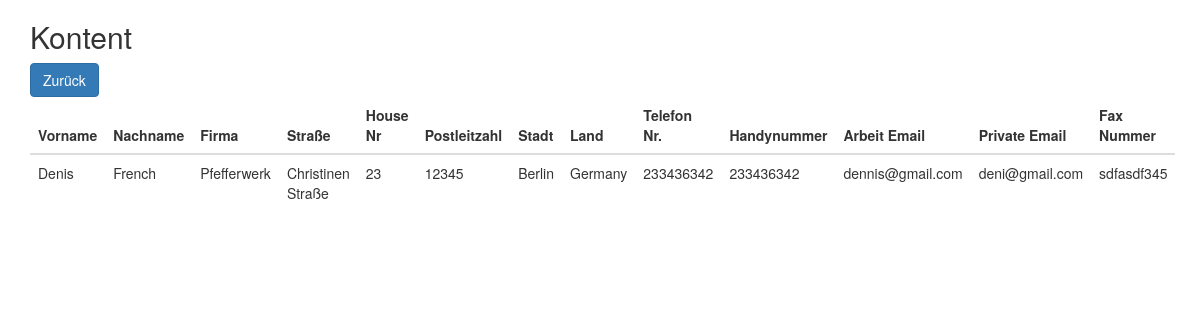
The page /weiter.php?id=1 (signed in) on the database its author committed.
### tables this page shows
CREATE TABLE `info` (
  `ID` int(11) NOT NULL,
  `firstName` varchar(50) DEFAULT NULL,
  `lastName` varchar(50) DEFAULT NULL,
  `company` varchar(255) DEFAULT NULL,
  `street` varchar(255) DEFAULT NULL,
  `houseNr` varchar(50) DEFAULT NULL,
  `postalNr` varchar(50) DEFAULT NULL,
  `city` varchar(255) DEFAULT NULL,
  `country` varchar(255) DEFAULT NULL,
  `phoneNr` varchar(255) DEFAULT NULL,
  `mobileNr` varchar(255) DEFAULT NULL,
  `publicEmail` varchar(255) DEFAULT NULL,
  `privateEmail` varchar(255) DEFAULT NULL,
  `faxNumber` varchar(255) DEFAULT NULL
);

### weiter.php (the view, shortened to what this page needs)
<?php
include "database.php";
$id = isset($_GET['id']) ? intval($_GET['id']) : 0;
if ($id > 0) {
    $sql = "SELECT * FROM info WHERE ID = $id";
    $result = $conn->query($sql);
} else {
    $result = null;
}
?>
<!DOCTYPE html>
<html>
<head>
    <link rel="stylesheet" href="https://maxcdn.bootstrapcdn.com/bootstrap/3.4.0/css/bootstrap.min.css">
</head>
<body>
    <div class="container">
        <h2>Kontent</h2>
        <div class="form-btn">
            <a href="index.php" class="btn btn-primary">Zurück</a>
        </div>
        <table class="table">
            <thead>
                <tr>
                    <th>Vorname</th>
                    <th>Nachname</th>
                    <th>Firma</th>
                    <th>Straße</th>
                    <th>House Nr</th>
                    <th>Postleitzahl</th>
                    <th>Stadt</th>
                    <th>Land</th>
                    <th>Telefon Nr.</th>
                    <th>Handynummer</th>
                    <th>Arbeit Email</th>
                    <th>Private Email</th>
                    <th>Fax Nummer</th>
                </tr>
            </thead>
            <tbody>
                <?php
                if ($result && $result->num_rows > 0) {
                    while ($row = $result->fetch_assoc()) {
                ?>
                        <tr>
                            <td><?php echo $row['firstName']; ?></td>
                            <td><?php echo $row['lastName']; ?></td>
                            <td><?php echo $row['company']; ?></td>
                            <td><?php echo $row['street']; ?></td>
                            <td><?php echo $row['houseNr']; ?></td>
                            <td><?php echo $row['postalNr']; ?></td>
                            <td><?php echo $row['city']; ?></td>
                            <td><?php echo $row['country']; ?></td>
                            <td><?php echo $row['phoneNr']; ?></td>
                            <td><?php echo $row['mobileNr']; ?></td>
                            <td><?php echo $row['publicEmail']; ?></td>
                            <td><?php echo $row['privateEmail']; ?></td>
                            <td><?php echo $row['faxNumber']; ?></td>
                        </tr>
                <?php
                    }
                } else {
                    echo "<tr><td colspan='13'>Keine Daten gefunden</td></tr>";
                }
                ?>
            </tbody>
        </table>
    </div>
</body>
</html>

### rows shown on the page
info: firstName "Denis", lastName "French", company "Pfefferwerk", street "Christinen Straße", houseNr "23", postalNr "12345", city "Berlin", country "Germany", phoneNr "233436342", mobileNr "233436342", publicEmail "dennis@gmail.com", privateEmail "deni@gmail.com", faxNumber "sdfasdf345"
